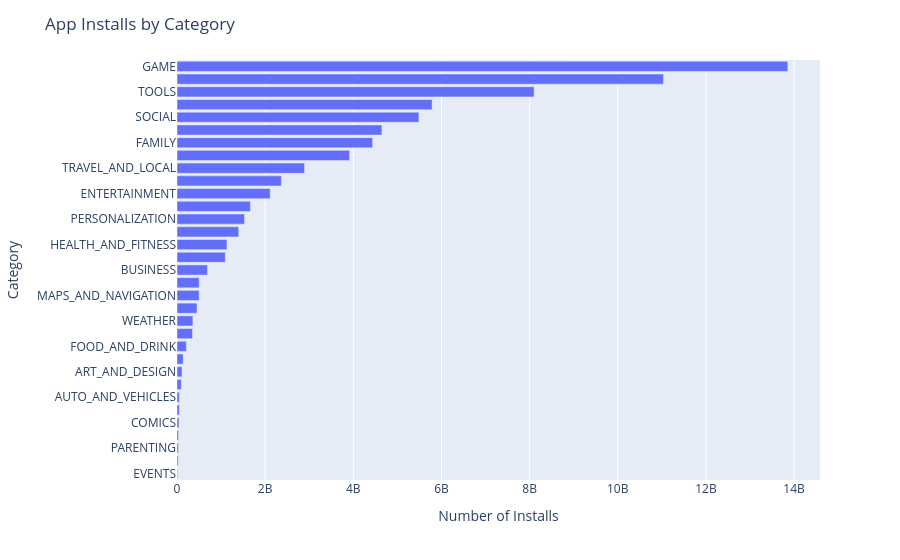

Notebook cell for this chart:
### Markdown cell above
### Horizontal Bar Chart - Most Popular Categories (Highest Downloads)

### Code cell
category_installs = df_apps_clean.groupby("Category").agg({"Installs": pd.Series.sum})
category_installs.sort_values("Installs", ascending=True, inplace=True)

h_bar = px.bar(x=category_installs.Installs, y=category_installs.index, orientation="h")
h_bar.update_layout(
    title="App Installs by Category",
    xaxis_title="Number of Installs",
    yaxis_title="Category",
)
h_bar.show()

### Figure 1 — Plotly figure (JSON) as saved in the notebook; plotly's stock layout.template omitted (floating-point values rounded to 4 significant figures)
{"data": [{"hovertemplate": "x=%{x}<br>y=%{y}<extra></extra>", "legendgroup": "", "marker": {"color": "#636efa", "pattern": {"shape": ""}}, "name": "", "orientation": "h", "showlegend": false, "textposition": "auto", "type": "bar", "x": [15973161, 27197050, 31521110, 34204177, 44981150, 52995910, 53130211, 97212461, 114338100, 140926107, 211798751, 352952000, 361100520, 455285734, 503281890, 503693539, 692164865, 1096474498, 1134022512, 1400348785, 1532494782, 1665969576, 2113660000, 2369217760, 2894887146, 3917002720, 4438016405, 4649147655, 5487867902, 5788091369, 8101771915, 11039276251, 13858924415], "xaxis": "x", "y": ["EVENTS", "BEAUTY", "PARENTING", "MEDICAL", "COMICS", "LIBRARIES_AND_DEMO", "AUTO_AND_VEHICLES", "HOUSE_AND_HOME", "ART_AND_DESIGN", "DATING", "FOOD_AND_DRINK", "EDUCATION", "WEATHER", "FINANCE", "MAPS_AND_NAVIGATION", "LIFESTYLE", "BUSINESS", "SPORTS", "HEALTH_AND_FITNESS", "SHOPPING", "PERSONALIZATION", "BOOKS_AND_REFERENCE", "ENTERTAINMENT", "NEWS_AND_MAGAZINES", "TRAVEL_AND_LOCAL", "VIDEO_PLAYERS", "FAMILY", "PHOTOGRAPHY", "SOCIAL", "PRODUCTIVITY", "TOOLS", "COMMUNICATION", "GAME"], "yaxis": "y"}], "layout": {"barmode": "relative", "legend": {"tracegroupgap": 0}, "margin": {"t": 60}, "title": {"text": "App Installs by Category"}, "xaxis": {"anchor": "y", "domain": [0, 1], "title": {"text": "Number of Installs"}}, "yaxis": {"anchor": "x", "domain": [0, 1], "title": {"text": "Category"}}}}
